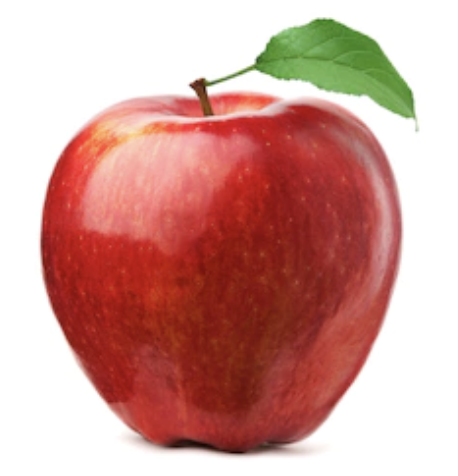
#> input picture Sample Images/freshapples/Screen Shot 2018-06-08 at 4.59.36 PM.png, 458 x 476 px, found by its file name; its folder holds only this picture in this run
$ python train_classifier.py
#> lines starting #> are read from the running program, lines starting #| are printed output that depends on the picture; after the words box and inside, x2 and y2 are one past the last pixel; in counts of white or black regions, pixels touching at a corner belong together
### segmentation_utils.py
import cv2
import numpy as np
try:
    from scipy import ndimage
except Exception:
    ndimage = None
from sklearn.cluster import KMeans


def keep_largest_component(mask: np.ndarray) -> np.ndarray:
    if ndimage is not None:
        labels, n = ndimage.label(mask)
        if n == 0:
            return mask
        counts = np.bincount(labels.ravel())
        counts[0] = 0
        largest = counts.argmax()
        return (labels == largest).astype(np.uint8)
    # Fallback: use OpenCV connectedComponents
    num_labels, labels = cv2.connectedComponents(mask.astype(np.uint8))
    if num_labels <= 1:
        return mask
    counts = np.bincount(labels.ravel())
    counts[0] = 0
    largest = counts.argmax()
    return (labels == largest).astype(np.uint8)


def _score_cluster(center_hsv: np.ndarray) -> float:
    h, s, v = center_hsv
    if v < 40:
        return -1.0
    return float(0.65 * s + 0.35 * v)


def find_best_mask(image_bgr: np.ndarray, k_values=(2, 3, 4, 5)):
    img_lab = cv2.cvtColor(image_bgr, cv2.COLOR_BGR2LAB)
    h, w = img_lab.shape[:2]
    x = img_lab.reshape((-1, 3)).astype(np.float32)

    best = {
        "score": -1.0,
        "mask": None,
        "k": None,
        "segmented_bgr": None,
    }

    for k in k_values:
        km = KMeans(n_clusters=k, random_state=42, n_init=10)
        labels = km.fit_predict(x)
        centers_lab = km.cluster_centers_.astype(np.uint8)

        segmented_lab = centers_lab[labels].reshape((h, w, 3)).astype(np.uint8)
        segmented_bgr = cv2.cvtColor(segmented_lab, cv2.COLOR_LAB2BGR)

        centers_bgr = cv2.cvtColor(centers_lab.reshape((1, -1, 3)), cv2.COLOR_LAB2BGR).reshape((-1, 3))
        centers_hsv = cv2.cvtColor(centers_bgr.reshape((1, -1, 3)), cv2.COLOR_BGR2HSV).reshape((-1, 3))

        cluster_scores = np.array([_score_cluster(c) for c in centers_hsv])
        selected_idx = int(np.argmax(cluster_scores))

        mask = (labels.reshape((h, w)) == selected_idx).astype(np.uint8)
        mask = cv2.morphologyEx(mask, cv2.MORPH_CLOSE, cv2.getStructuringElement(cv2.MORPH_ELLIPSE, (9, 9)))
        mask = cv2.morphologyEx(mask, cv2.MORPH_OPEN, cv2.getStructuringElement(cv2.MORPH_ELLIPSE, (7, 7)))
        mask = keep_largest_component(mask)

        area_ratio = float(mask.sum()) / float(h * w)
        plausibility = area_ratio if 0.02 <= area_ratio <= 0.9 else area_ratio * 0.5
        total_score = float(cluster_scores[selected_idx]) * plausibility

        if total_score > best["score"]:
            best["score"] = total_score
            best["mask"] = mask
            best["k"] = k
            best["segmented_bgr"] = segmented_bgr

    return best["mask"], best["segmented_bgr"], best["k"]


def crop_with_mask(image_bgr: np.ndarray, mask: np.ndarray, margin_ratio: float = 0.08) -> np.ndarray:
    ys, xs = np.where(mask > 0)
    if len(xs) == 0 or len(ys) == 0:
        return image_bgr

    h, w = image_bgr.shape[:2]
    x_min, x_max = xs.min(), xs.max()
    y_min, y_max = ys.min(), ys.max()

    bw = x_max - x_min + 1
    bh = y_max - y_min + 1
    mx = int(bw * margin_ratio)
    my = int(bh * margin_ratio)

    x1 = max(0, x_min - mx)
    y1 = max(0, y_min - my)
    x2 = min(w, x_max + mx + 1)
    y2 = min(h, y_max + my + 1)

    return image_bgr[y1:y2, x1:x2]


def preprocess_for_classifier(image_bgr: np.ndarray, target_size=(224, 224)):
    mask, segmented_bgr, best_k = find_best_mask(image_bgr)
    if mask is None:
        mask = np.zeros(image_bgr.shape[:2], dtype=np.uint8)

    cropped = crop_with_mask(image_bgr, mask)
    full_resized = cv2.resize(image_bgr, target_size, interpolation=cv2.INTER_AREA)
    resized = cv2.resize(cropped, target_size, interpolation=cv2.INTER_AREA)

    overlay = image_bgr.copy()
    overlay[mask == 1] = (
        0.5 * overlay[mask == 1] + 0.5 * np.array([0, 255, 0], dtype=np.uint8)
    ).astype(np.uint8)

    return {
        "input_resized_bgr": resized,
        "full_resized_bgr": full_resized,
        "mask": mask,
        "overlay": overlay,
        "best_k": best_k,
        "segmented_bgr": segmented_bgr,
    }

### train_classifier.py
import argparse
import json
import os
from collections import defaultdict

import cv2
import matplotlib.pyplot as plt
import numpy as np
import seaborn as sns
import tensorflow as tf
from sklearn.metrics import (
    accuracy_score,
    classification_report,
    confusion_matrix,
    f1_score,
    precision_score,
    recall_score,
)
from sklearn.model_selection import train_test_split
from tensorflow.keras import layers, models

from segmentation_utils import preprocess_for_classifier


CLASS_NAMES = [
    "fresh apple",
    "rotten apple",
    "fresh banana",
    "rotten banana",
    "fresh orange",
    "rotten orange",
]
CLASS_ALIASES = {
    "fresh apple": ["fresh apples", "freshapples", "fresh apple"],
    "rotten apple": ["rotten apples", "rottenapples", "rotten apple"],
    "fresh banana": ["fresh bananas", "freshbanana", "fresh banana"],
    "rotten banana": ["rotten bananas", "rottenbanana", "rotten banana"],
    "fresh orange": ["fresh oranges", "freshoranges", "fresh orange"],
    "rotten orange": ["rotten oranges", "rottenoranges", "rotten orange"],
}


def list_images(dataset_roots):
    if isinstance(dataset_roots, str):
        dataset_roots = [dataset_roots]

    image_paths = []
    labels = []
    for dataset_root in dataset_roots:
        for cls in CLASS_NAMES:
            for folder_name in CLASS_ALIASES[cls]:
                cls_dir = os.path.join(dataset_root, folder_name)
                if not os.path.isdir(cls_dir):
                    continue
                for name in os.listdir(cls_dir):
                    if name.lower().endswith((".jpg", ".jpeg", ".png", ".bmp", ".tif", ".tiff")):
                        image_paths.append(os.path.join(cls_dir, name))
                        labels.append(cls)
    return image_paths, labels


def prepare_dataset(image_paths, labels, use_segmentation=True, target_size=(224, 224)):
    x_data = []
    y_data = []

    cls_to_idx = {c: i for i, c in enumerate(CLASS_NAMES)}

    for p, lbl in zip(image_paths, labels):
        img = cv2.imread(p)
        if img is None:
            continue

        if use_segmentation:
            prep = preprocess_for_classifier(img, target_size=target_size)
            proc = prep["input_resized_bgr"]
        else:
            proc = cv2.resize(img, target_size, interpolation=cv2.INTER_AREA)

        proc = cv2.cvtColor(proc, cv2.COLOR_BGR2RGB).astype(np.float32) / 255.0
        x_data.append(proc)
        y_data.append(cls_to_idx[lbl])

    return np.array(x_data), np.array(y_data), cls_to_idx


# [93 lines left out: functions build_model, fine_tune_model, save_confusion_matrix, evaluate_and_save, not called in this run]


def train_once(
    image_paths,
    labels,
    use_segmentation,
    model_base,
    model_out,
    metrics_out,
    cm_out,
    epochs=12,
    batch_size=8,
):
    x, y, cls_to_idx = prepare_dataset(image_paths, labels, use_segmentation=use_segmentation)
    if len(x) < 8:
        raise ValueError("Not enough valid images for training.")

    idx_to_cls = {v: k for k, v in cls_to_idx.items()}

    x_train, x_test, y_train, y_test = train_test_split(
        x, y, test_size=0.25, random_state=42, stratify=y
    )

    class_counts = np.bincount(y_train, minlength=len(CLASS_NAMES))
    class_weight = {
        idx: float(len(y_train)) / float(len(CLASS_NAMES) * count)
        for idx, count in enumerate(class_counts)
        if count > 0
    }

    model = build_model(num_classes=len(CLASS_NAMES), base=model_base)

    callbacks = [
        tf.keras.callbacks.EarlyStopping(monitor="val_loss", patience=3, restore_best_weights=True),
    ]

    model.fit(
        x_train,
        y_train,
        validation_split=0.2,
        epochs=epochs,
        batch_size=batch_size,
        class_weight=class_weight,
        callbacks=callbacks,
        verbose=1,
    )

    base_layer_name = "mobilenetv2_backbone" if model_base == "mobilenetv2" else "efficientnetb0_backbone"
    model = fine_tune_model(model, base_layer_name, num_layers_to_unfreeze=20)
    model.fit(
        x_train,
        y_train,
        validation_split=0.2,
        epochs=max(3, epochs // 2),
        batch_size=batch_size,
        class_weight=class_weight,
        callbacks=callbacks,
        verbose=1,
    )

    probs = model.predict(x_test, verbose=0)
    y_pred = np.argmax(probs, axis=1)

    metrics = evaluate_and_save(
        y_test,
        y_pred,
        class_names=CLASS_NAMES,
        out_json=metrics_out,
        out_cm_png=cm_out,
        title="Confusion Matrix" + (" (With Segmentation)" if use_segmentation else " (Without Segmentation)"),
    )

    model.save(model_out)

    labels_path = os.path.join(os.path.dirname(model_out), "labels.json")
    with open(labels_path, "w", encoding="utf-8") as f:
        json.dump({int(k): v for k, v in idx_to_cls.items()}, f, indent=2)

    return metrics


def main():
    parser = argparse.ArgumentParser(description="Train fruit classifier with optional segmentation preprocessing")
    parser.add_argument("--dataset", type=str, default="datasets/original_data_set")
    parser.add_argument("--extra_dataset", type=str, default="", help="Optional second dataset root to combine with --dataset")
    parser.add_argument("--model_base", type=str, default="mobilenetv2", choices=["mobilenetv2", "efficientnetb0"])
    parser.add_argument("--epochs", type=int, default=12)
    parser.add_argument("--batch_size", type=int, default=8)
    parser.add_argument("--no_segmentation", action="store_true", help="Train directly on resized images instead of segmentation-preprocessed crops")
    parser.add_argument("--compare_no_seg", action="store_true", help="Also train/evaluate a baseline without segmentation")
    args = parser.parse_args()

    os.makedirs("models", exist_ok=True)
    os.makedirs("artifacts", exist_ok=True)

    dataset_roots = [args.dataset]
    if args.extra_dataset and os.path.isdir(args.extra_dataset):
        dataset_roots.append(args.extra_dataset)

    image_paths, labels = list_images(dataset_roots)
    if not image_paths:
        raise ValueError(f"No images found under dataset roots: {dataset_roots}")

    counts = defaultdict(int)
    for lbl in labels:
        counts[lbl] += 1
    print("Class distribution:", dict(counts))

    use_segmentation = not args.no_segmentation

    print("Training model WITH segmentation preprocessing..." if use_segmentation else "Training model WITHOUT segmentation preprocessing...")
    with_seg_metrics = train_once(
        image_paths=image_paths,
        labels=labels,
        use_segmentation=use_segmentation,
        model_base=args.model_base,
        model_out=os.path.join("models", "fruit_mobilenetv2.keras" if args.model_base == "mobilenetv2" else "fruit_efficientnetb0.keras"),
        metrics_out=os.path.join("artifacts", "metrics_with_segmentation.json" if use_segmentation else "metrics_without_segmentation.json"),
        cm_out=os.path.join("artifacts", "confusion_matrix_with_segmentation.png" if use_segmentation else "confusion_matrix_without_segmentation.png"),
        epochs=args.epochs,
        batch_size=args.batch_size,
    )
#> in prepare_dataset, img is the input picture: shape (476, 458, 3); mean B, G, R 151.8, 158.8, 208
#> in find_best_mask, `img_lab = cv2.cvtColor(image_bgr, cv2.COLOR_BGR2LAB)`: img_lab: shape (476, 458, 3); mean of channels 0, 1, 2 179.9, 147.2, 143.2
#> the loop in find_best_mask, `for k in k_values:` made 4 passes
#> (n in keep_largest_component, area_ratio, plausibility, total_score) on passes 1 to 4: (2, 0.451, 0.451, 76.84), (3, 0.384, 0.384, 67.93), (2, 0.38, 0.38, 67.22), (3, 0.238, 0.238, 42.48)
#> pass 1, in find_best_mask, `segmented_bgr = cv2.cvtColor(segmented_lab, cv2.COLOR_LAB2BGR)`:
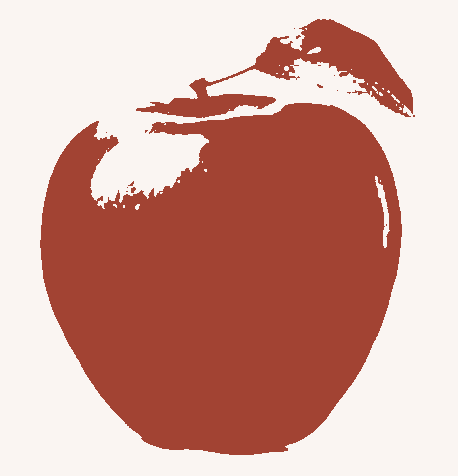
#> segmented_bgr: shape (476, 458, 3); mean B, G, R 151.4, 160.6, 208.3
#> pass 1, in find_best_mask, `mask = cv2.morphologyEx(mask, cv2.MORPH_CLOSE, cv2.getStructuringEleme..`:
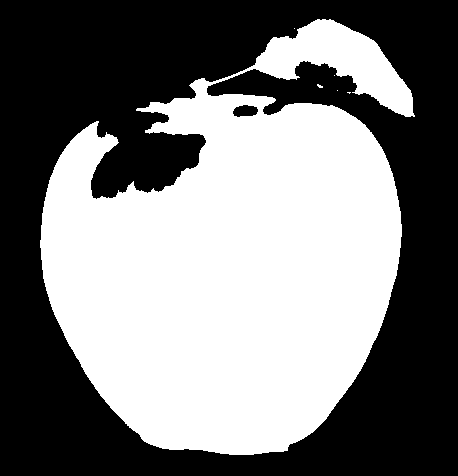
#> mask: shape (476, 458); values 0 (black) and 1 (white), 48.3% white; 6 white regions (5 under 20 px), largest, box (x1, y1, x2, y2) and area: (40, 19, 415, 455) 105340
#> after the loop in find_best_mask, `for k in k_values:`:
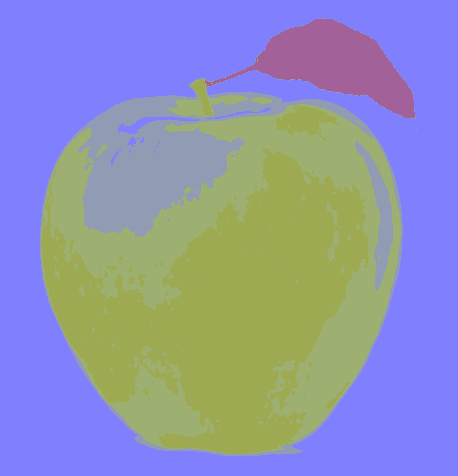
#> segmented_lab: shape (476, 458, 3); mean of channels 0, 1, 2 179.5, 146.9, 142.9; drawn as B, G, R
#> after the loop in find_best_mask, `for k in k_values:`: best = 4 items
#> in preprocess_for_classifier, `mask, segmented_bgr, best_k = find_best_mask(image_bgr)`:
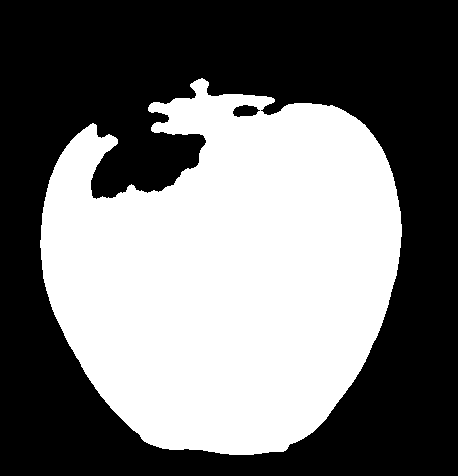
#> mask: shape (476, 458); values 0 (black) and 1 (white), 45.1% white; 1 white region, box (x1, y1, x2, y2) and area: (40, 78, 402, 455) 98279
#> in preprocess_for_classifier, `mask, segmented_bgr, best_k = find_best_mask(image_bgr)`: best_k = 2
#> in crop_with_mask, `x_min, x_max = xs.min(), xs.max()`: x_min = 40; x_max = 401
#> in crop_with_mask, `y_min, y_max = ys.min(), ys.max()`: y_min = 78; y_max = 454
#> in crop_with_mask, `bw = x_max - x_min + 1`: bw = 362
#> in crop_with_mask, `bh = y_max - y_min + 1`: bh = 377
#> in crop_with_mask, `mx = int(bw * margin_ratio)`: mx = 28
#> in crop_with_mask, `my = int(bh * margin_ratio)`: my = 30
#> in crop_with_mask, `x1 = max(0, x_min - mx)`: x1 = 12
#> in crop_with_mask, `y1 = max(0, y_min - my)`: y1 = 48
#> in crop_with_mask, `x2 = min(w, x_max + mx + 1)`: x2 = 430
#> in crop_with_mask, `y2 = min(h, y_max + my + 1)`: y2 = 476
#> in crop_with_mask, `return image_bgr[y1:y2, x1:x2]`:
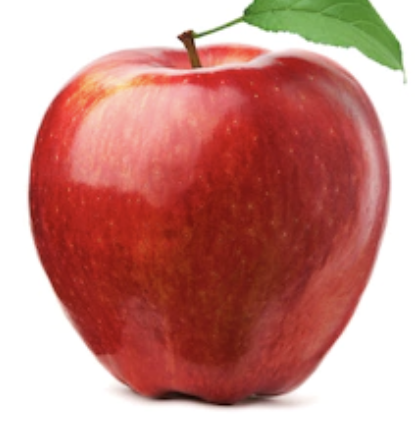
#> returned value: shape (428, 418, 3); mean of channels 0, 1, 2 131.5, 139.1, 199.7; drawn as B, G, R
#> in preprocess_for_classifier, `overlay[mask == 1] = ( 0.5 * overlay[mask == 1] + 0.5 * np.array([0, 2..`:
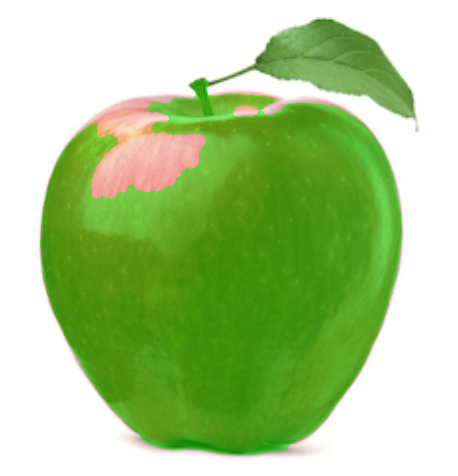
#> overlay: shape (476, 458, 3); mean B, G, R 140.1, 203, 170.5
#> in prepare_dataset, `prep = preprocess_for_classifier(img, target_size=target_size)`: prep = 6 items
#> in prepare_dataset, `proc = cv2.cvtColor(proc, cv2.COLOR_BGR2RGB).astype(np.float32) / 255.0`:
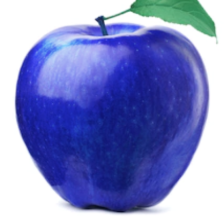
#> proc: shape (224, 224, 3) float32; mean B, G, R 0.783, 0.545, 0.516
#> in train_once, `x, y, cls_to_idx = prepare_dataset(image_paths, labels, use_segmentati..`: y = [0]; cls_to_idx = {'fresh apple': 0, 'rotten apple': 1, 'fresh banana': 2, 'rotten banana': 3, 'fresh orange': 4, 'rotten orange': 5}
    print(("With segmentation metrics:" if use_segmentation else "Without segmentation metrics:"), with_seg_metrics)

    if args.compare_no_seg:
        print("Training baseline WITHOUT segmentation preprocessing...")
        no_seg_metrics = train_once(
            image_paths=image_paths,
            labels=labels,
            use_segmentation=False,
            model_base=args.model_base,
            model_out=os.path.join("models", "fruit_baseline_no_seg.keras"),
            metrics_out=os.path.join("artifacts", "metrics_without_segmentation.json"),
            cm_out=os.path.join("artifacts", "confusion_matrix_without_segmentation.png"),
            epochs=args.epochs,
            batch_size=args.batch_size,
        )
        print("Without segmentation metrics:", no_seg_metrics)


if __name__ == "__main__":
#> (the run stopped early here; a loop or call above may not have finished)

$ run again, on Sample Images/freshapples/Screen Shot 2018-06-08 at 5.00.03 PM.png
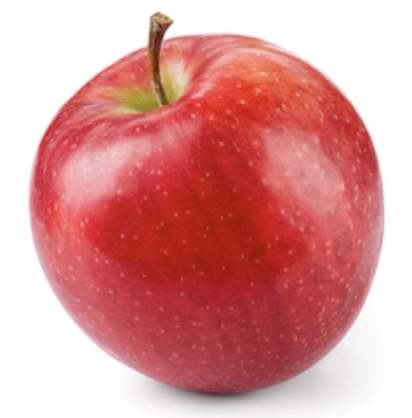
#> input picture Sample Images/freshapples/Screen Shot 2018-06-08 at 5.00.03 PM.png, 412 x 418 px, found by its file name
#> in prepare_dataset, img is the input picture: shape (418, 412, 3); mean B, G, R 150.6, 151.1, 218.6
#> img_lab: shape (418, 412, 3); mean of channels 0, 1, 2 179.2, 154.5, 142.9
#> the loop in find_best_mask, `for k in k_values:` made 4 passes
#> (n in keep_largest_component, area_ratio, plausibility, total_score) on passes 1 to 4: (1, 0.571, 0.571, 95.23), (8, 0.357, 0.357, 63.4), (10, 0.269, 0.269, 48.41), (4, 0.241, 0.241, 43.82)
#> pass 1, in find_best_mask, `mask = cv2.morphologyEx(mask, cv2.MORPH_CLOSE, cv2.getStructuringEleme..`:
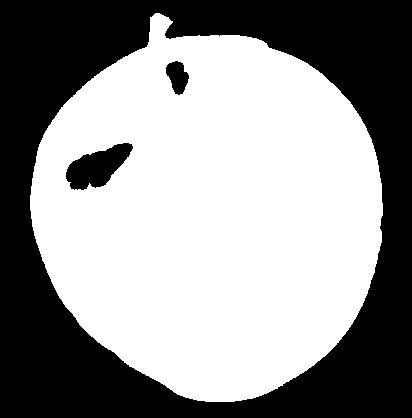
#> mask: shape (418, 412); values 0 (black) and 1 (white), 57.1% white; 3 black regions, box (x1, y1, x2, y2) and area: (0, 0, 412, 418) 71493, (66, 143, 133, 190) 1792, (166, 61, 189, 95) 512
#> after the loop in find_best_mask, `for k in k_values:`: best = 4 items
#> best_k = 2
#> x_min = 30; x_max = 382
#> y_min = 13; y_max = 401
#> bw = 353
#> bh = 389
#> mx = 28
#> my = 31
#> x1 = 2
#> y1 = 0
#> x2 = 411
#> y2 = 418
#> prep = 6 items
#> in prepare_dataset, `proc = cv2.cvtColor(proc, cv2.COLOR_BGR2RGB).astype(np.float32) / 255.0`:
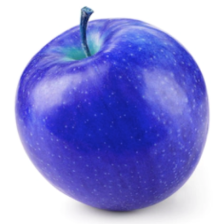
#> proc: shape (224, 224, 3) float32; mean B, G, R 0.856, 0.59, 0.588
#> y = [0]; cls_to_idx = {'fresh apple': 0, 'rotten apple': 1, 'fresh banana': 2, 'rotten banana': 3, 'fresh orange': 4, 'rotten orange': 5}

$ run again, on Sample Images/freshapples/Screen Shot 2018-06-08 at 5.00.12 PM.png
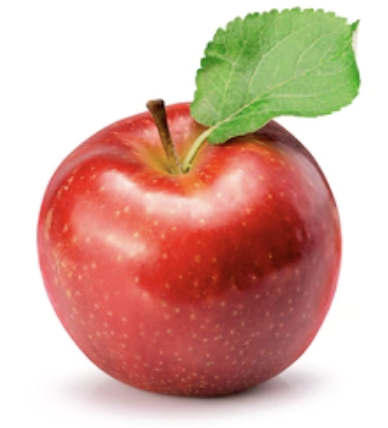
#> input picture Sample Images/freshapples/Screen Shot 2018-06-08 at 5.00.12 PM.png, 388 x 428 px, found by its file name
#> in prepare_dataset, img is the input picture: shape (428, 388, 3); mean B, G, R 161.8, 174.7, 214.6
#> img_lab: shape (428, 388, 3); mean of channels 0, 1, 2 192, 142.2, 143.3
#> the loop in find_best_mask, `for k in k_values:` made 4 passes
#> (n in keep_largest_component, area_ratio, plausibility, total_score) on passes 1 to 4: (4, 0.417, 0.417, 68.23), (1, 0.369, 0.369, 61.8), (2, 0.252, 0.252, 43.75), (2, 0.233, 0.233, 40.86)
#> pass 1, in find_best_mask, `mask = cv2.morphologyEx(mask, cv2.MORPH_CLOSE, cv2.getStructuringEleme..`:
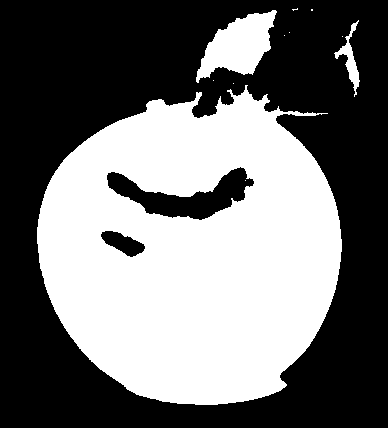
#> mask: shape (428, 388); values 0 (black) and 1 (white), 44.2% white; 11 white regions (8 under 20 px), largest, box (x1, y1, x2, y2) and area: (37, 85, 342, 405) 69653, (196, 10, 277, 83) 3145, (334, 20, 360, 97) 528
#> after the loop in find_best_mask, `for k in k_values:`: best = 4 items
#> best_k = 2
#> x_min = 37; x_max = 341
#> y_min = 91; y_max = 404
#> bw = 305
#> bh = 314
#> mx = 24
#> my = 25
#> x1 = 13
#> y1 = 66
#> x2 = 366
#> y2 = 428
#> prep = 6 items
#> in prepare_dataset, `proc = cv2.cvtColor(proc, cv2.COLOR_BGR2RGB).astype(np.float32) / 255.0`:
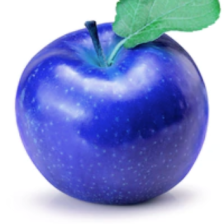
#> proc: shape (224, 224, 3) float32; mean B, G, R 0.822, 0.608, 0.562
#> y = [0]; cls_to_idx = {'fresh apple': 0, 'rotten apple': 1, 'fresh banana': 2, 'rotten banana': 3, 'fresh orange': 4, 'rotten orange': 5}

$ run again, on Sample Images/freshapples/Screen Shot 2018-06-08 at 5.00.18 PM.png
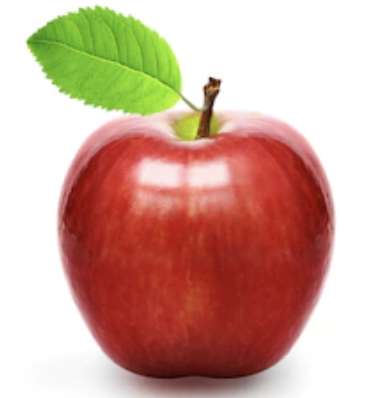
#> input picture Sample Images/freshapples/Screen Shot 2018-06-08 at 5.00.18 PM.png, 372 x 398 px, found by its file name
#> in prepare_dataset, img is the input picture: shape (398, 372, 3); mean B, G, R 154.2, 168.8, 207.2
#> img_lab: shape (398, 372, 3); mean of channels 0, 1, 2 186.3, 142, 144.7
#> the loop in find_best_mask, `for k in k_values:` made 4 passes
#> (n in keep_largest_component, area_ratio, plausibility, total_score) on passes 1 to 4: (2, 0.386, 0.386, 66.74), (1, 0.36, 0.36, 63.14), (2, 0.327, 0.327, 58.9), (8, 0.151, 0.151, 27.24)
#> after the loop in find_best_mask, `for k in k_values:`: best = 4 items
#> best_k = 2
#> x_min = 59; x_max = 333
#> y_min = 78; y_max = 397
#> bw = 275
#> bh = 320
#> mx = 22
#> my = 25
#> x1 = 37
#> y1 = 53
#> x2 = 356
#> y2 = 398
#> prep = 6 items
#> in prepare_dataset, `proc = cv2.cvtColor(proc, cv2.COLOR_BGR2RGB).astype(np.float32) / 255.0`:
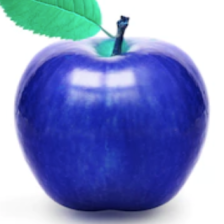
#> proc: shape (224, 224, 3) float32; mean B, G, R 0.77, 0.557, 0.502
#> y = [0]; cls_to_idx = {'fresh apple': 0, 'rotten apple': 1, 'fresh banana': 2, 'rotten banana': 3, 'fresh orange': 4, 'rotten orange': 5}
